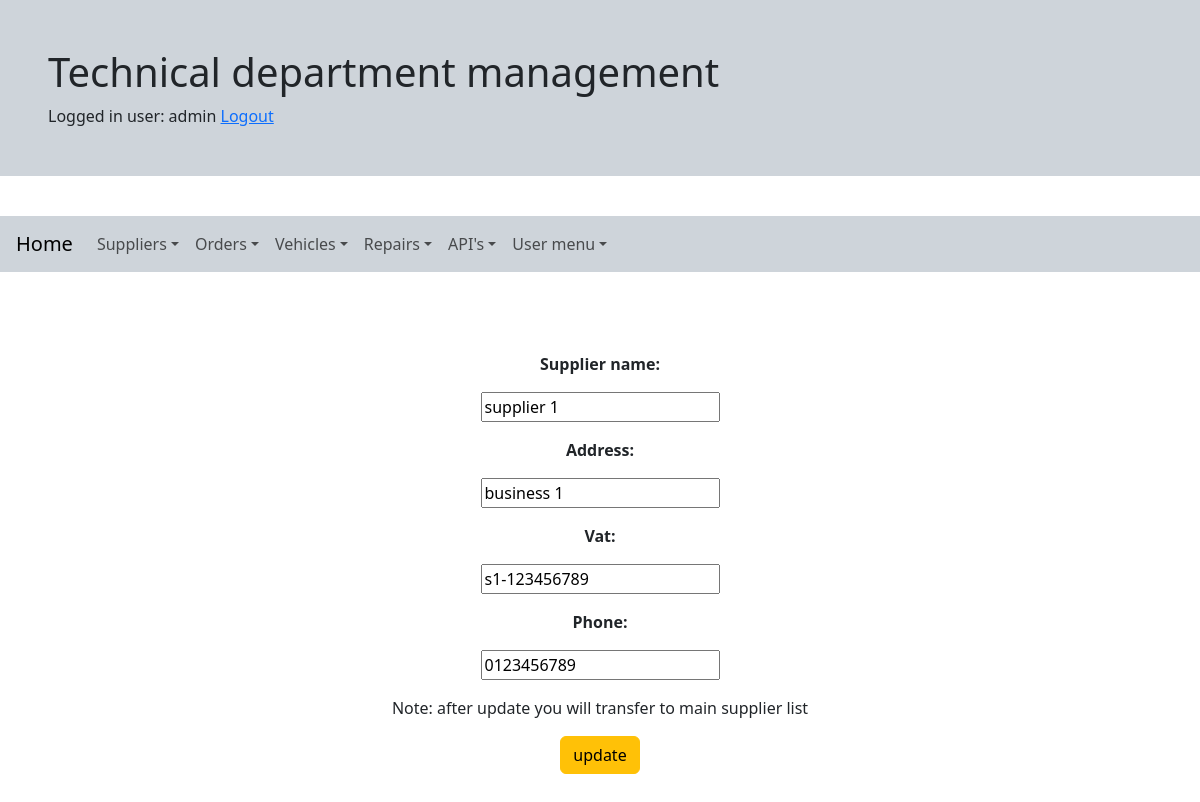
Screenshot of /supplier_edit/1/ (signed in) with the database file from the repository.
### accounts/models.py (models this page shows)
class CustomUser(AbstractUser):
    is_technician = models.BooleanField(default=False, null=True)
    is_orderer = models.BooleanField(default=False, null=True)
    is_observer = models.BooleanField(default=False, null=True)
    def __str__(self):
        return self.username

### orders/models.py (models this page shows, shortened)
class Supplier(models.Model):
    supplier_name = models.CharField(max_length=50, null=False, unique=True)
    address = models.CharField(max_length=75)
    vat = models.CharField(max_length=20, unique=True)
    phone = models.CharField(max_length=20)

### orders/views.py (the view, shortened to what this page needs)
# urls.py: path('supplier_edit/<int:pk>/', login_required(SupplierUpdateView.as_view()), name='supplier_edit'),
class SupplierUpdateView(UpdateView):
  model = Supplier
  fields = '__all__'
  template_name = 'orders/supplier_edit.html'

### templates/orders/supplier_edit.html (shortened to what this page needs)
{% extends "base.html" %}
{% block content %}
{% if request.user.is_orderer or request.user.is_superuser %}
<div class="container" style="text-align: center">
    <form method="post">{% csrf_token %}
        {% for field in form.visible_fields %}
        <div class="fieldWrapper">
            <p style="  text-align: center"><b>{{ field.label_tag }}</b> </p>
            <p style="  text-align: center">{{ field }}</p>
        </div>
        {% endfor %}
        <div style="text-align: center">
            <p>Note: after update you will transfer to main supplier list</p>
            <input class="btn btn-warning" type="submit" value="update">
        </div>
    </form>
</div>
{% endif %}
{% endblock %}

### templates/base.html (shortened to what this page needs)
{% load static %}
<html lang="en">
<head>
  <link href="https://cdn.jsdelivr.net/npm/bootstrap@5.3.0/dist/css/bootstrap.min.css" rel="stylesheet"
>
</head>
<div class="row mb-2">
  <div class="p-5 mb-4 bg-dark-subtle rounded-3">
    <div class="container" style="align-content: center">
      <h1>Technical department management</h1>
    </div>
    <div class="container" style="align-content: center">
      <span>
        {% if request.user.is_authenticated %}
        Logged in user: {{ request.user }}
        <a href="{% url  'logout' %}">Logout</a>
        {% else %}
        <a href="{% url 'login' %}">Login</a>
        {% endif %}
      </span>
    </div>
  </div>
</div>
<div class="row p-2 mb-2 ">
  <nav class="navbar navbar-expand-lg bg-dark-subtle p-2 mb-4">
    <div class="container-fluid">
      <a class="navbar-brand" href="{% url 'index' %}">Home</a>
      <div class="collapse navbar-collapse" id="myNavBar">
        <ul class="navbar-nav me-auto mb-2 mb-lg-0">
          <li class="nav-item dropdown">
            <a class="nav-link dropdown-toggle" data-bs-toggle="dropdown" href="#" role="button"
              aria-expanded="false">Suppliers</a>
          </li>
          <li class="nav-item dropdown">
            <a class="nav-link dropdown-toggle" data-bs-toggle="dropdown" href="#" role="button"
              aria-expanded="false">Orders</a>
          </li>
          <li class="nav-item dropdown">
            <a class="nav-link dropdown-toggle" data-bs-toggle="dropdown" href="#" role="button"
              aria-expanded="false">Vehicles</a>
          </li>
          <li class="nav-item dropdown">
            <a class="nav-link dropdown-toggle" data-bs-toggle="dropdown" href="#" role="button"
              aria-expanded="false">Repairs</a>
          </li>
          <li class="nav-item dropdown">
            <a class="nav-link dropdown-toggle" data-bs-toggle="dropdown" href="#" role="button"
              aria-expanded="false">API's</a>
          </li>
          <li class="nav-item dropdown">
            <a class="nav-link dropdown-toggle" data-bs-toggle="dropdown" href="#" role="button"
              aria-expanded="false">User menu</a>
          </li>
        </ul>
      </div>
    </div>
  </nav>
</div>
<div class="row p-4 mb-2">
  {% block content %}{% endblock %}
</div>
</body>
</html>

### rows the page displays
CustomUser: user "admin"
Supplier: visible_fields "supplier 1" "business 1" "s1-123456789" "0123456789"

### other values shown
{{ field.label_tag }} "Supplier name:" "Address:" "Vat:" "Phone:"
